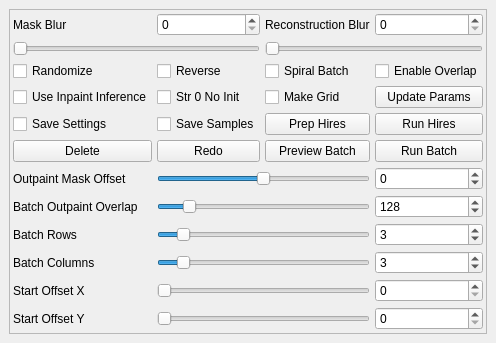
                <widget class="QDockWidget" name="dockWidget_5">
                 <widget class="QWidget" name="dockWidgetContents_6">
                  <layout class="QVBoxLayout" name="verticalLayout_9">
                   <item>
                    <widget class="QFrame" name="frame_4">
                     <property name="frameShape">
                      <enum>QFrame::StyledPanel</enum>
                     </property>
                     <property name="frameShadow">
                      <enum>QFrame::Raised</enum>
                     </property>
                     <layout class="QGridLayout" name="gridLayout_5">
                      <property name="leftMargin">
                       <number>3</number>
                      </property>
                      <property name="topMargin">
                       <number>3</number>
                      </property>
                      <property name="rightMargin">
                       <number>3</number>
                      </property>
                      <property name="bottomMargin">
                       <number>3</number>
                      </property>
                      <property name="spacing">
                       <number>5</number>
                      </property>
                      <item row="11" column="0">
                       <widget class="QLabel" name="label_7">
                        <property name="text">
                         <string>Batch Columns</string>
                        </property>
                       </widget>
                      </item>
                      <item row="11" column="3">
                       <widget class="QSpinBox" name="batch_columns">
                        <property name="maximum">
                         <number>32</number>
                        </property>
                        <property name="value">
                         <number>3</number>
                        </property>
                       </widget>
                      </item>
                      <item row="10" column="3">
                       <widget class="QSpinBox" name="batch_rows">
                        <property name="maximum">
                         <number>32</number>
                        </property>
                        <property name="value">
                         <number>3</number>
                        </property>
                       </widget>
                      </item>
                      <item row="9" column="0">
                       <widget class="QLabel" name="label_5">
                        <property name="text">
                         <string>Batch Outpaint Overlap</string>
                        </property>
                       </widget>
                      </item>
                      <item row="8" column="3">
                       <widget class="QSpinBox" name="mask_offset">
                        <property name="minimum">
                         <number>-128</number>
                        </property>
                        <property name="maximum">
                         <number>128</number>
                        </property>
                       </widget>
                      </item>
                      <item row="10" column="1" colspan="2">
                       <widget class="QSlider" name="batch_rows_slider">
                        <property name="maximum">
                         <number>32</number>
                        </property>
                        <property name="value">
                         <number>3</number>
                        </property>
                        <property name="orientation">
                         <enum>Qt::Horizontal</enum>
                        </property>
                       </widget>
                      </item>
                      <item row="11" column="1" colspan="2">
                       <widget class="QSlider" name="batch_columns_slider">
                        <property name="maximum">
                         <number>32</number>
                        </property>
                        <property name="value">
                         <number>3</number>
                        </property>
                        <property name="orientation">
                         <enum>Qt::Horizontal</enum>
                        </property>
                       </widget>
                      </item>
                      <item row="8" column="0">
                       <widget class="QLabel" name="label_4">
                        <property name="text">
                         <string>Outpaint Mask Offset</string>
                        </property>
                       </widget>
                      </item>
                      <item row="10" column="0">
                       <widget class="QLabel" name="label_6">
                        <property name="text">
                         <string>Batch Rows</string>
                        </property>
                       </widget>
                      </item>
                      <item row="7" column="0">
                       <widget class="QPushButton" name="delete_2">
                        <property name="text">
                         <string>Delete</string>
                        </property>
                       </widget>
                      </item>
                      <item row="7" column="1">
                       <widget class="QPushButton" name="redo">
                        <property name="text">
                         <string>Redo</string>
                        </property>
                       </widget>
                      </item>
                      <item row="6" column="3">
                       <widget class="QPushButton" name="run_hires">
                        <property name="text">
                         <string>Run Hires</string>
                        </property>
                       </widget>
                      </item>
                      <item row="5" column="2">
                       <widget class="QCheckBox" name="makegrid">
                        <property name="text">
                         <string>Make Grid</string>
                        </property>
                       </widget>
                      </item>
                      <item row="5" column="1">
                       <widget class="QCheckBox" name="strength_0_no_init">
                        <property name="text">
                         <string>Str 0 No Init</string>
                        </property>
                       </widget>
                      </item>
                      <item row="6" column="0">
                       <widget class="QCheckBox" name="save_settings">
                        <property name="text">
                         <string>Save Settings</string>
                        </property>
                       </widget>
                      </item>
                      <item row="5" column="0">
                       <widget class="QCheckBox" name="use_inpaint">
                        <property name="text">
                         <string>Use Inpaint Inference</string>
                        </property>
                       </widget>
                      </item>
                      <item row="5" column="3">
                       <widget class="QPushButton" name="update_params">
                        <property name="text">
                         <string>Update Params</string>
                        </property>
                       </widget>
                      </item>
                      <item row="7" column="2">
                       <widget class="QPushButton" name="preview_batch">
                        <property name="text">
                         <string>Preview Batch</string>
                        </property>
                       </widget>
                      </item>
                      <item row="6" column="2">
                       <widget class="QPushButton" name="prep_hires">
                        <property name="text">
                         <string>Prep Hires</string>
                        </property>
                       </widget>
                      </item>
                      <item row="6" column="1">
                       <widget class="QCheckBox" name="save_samples">
                        <property name="text">
                         <string>Save Samples</string>
                        </property>
                       </widget>
                      </item>
                      <item row="7" column="3">
                       <widget class="QPushButton" name="run_batch">
                        <property name="text">
                         <string>Run Batch</string>
                        </property>
                       </widget>
                      </item>
                      <item row="8" column="1" colspan="2">
                       <widget class="QSlider" name="mask_offset_slider">
                        <property name="minimum">
                         <number>-128</number>
                        </property>
                        <property name="maximum">
                         <number>128</number>
                        </property>
                        <property name="orientation">
                         <enum>Qt::Horizontal</enum>
                        </property>
                       </widget>
                      </item>
                      <item row="9" column="3">
                       <widget class="QSpinBox" name="rect_overlap">
                        <property name="maximum">
                         <number>1024</number>
                        </property>
                        <property name="value">
                         <number>128</number>
                        </property>
                       </widget>
                      </item>
                      <item row="9" column="1" colspan="2">
                       <widget class="QSlider" name="rect_overlap_slider">
                        <property name="maximum">
                         <number>1024</number>
                        </property>
                        <property name="value">
                         <number>128</number>
                        </property>
                        <property name="orientation">
                         <enum>Qt::Horizontal</enum>
                        </property>
                       </widget>
                      </item>
                      <item row="2" column="2" colspan="2">
                       <widget class="QSlider" name="reconstruction_blur_slider">
                        <property name="maximum">
                         <number>200</number>
                        </property>
                        <property name="orientation">
                         <enum>Qt::Horizontal</enum>
                        </property>
                       </widget>
                      </item>
                      <item row="12" column="0">
                       <widget class="QLabel" name="label_8">
                        <property name="text">
                         <string>Start Offset X</string>
                        </property>
                       </widget>
                      </item>
                      <item row="13" column="0">
                       <widget class="QLabel" name="label_9">
                        <property name="text">
                         <string>Start Offset Y</string>
                        </property>
                       </widget>
                      </item>
                      <item row="13" column="1" colspan="2">
                       <widget class="QSlider" name="start_offset_y_slider">
                        <property name="maximum">
                         <number>8192</number>
                        </property>
                        <property name="orientation">
                         <enum>Qt::Horizontal</enum>
                        </property>
                       </widget>
                      </item>
                      <item row="12" column="1" colspan="2">
                       <widget class="QSlider" name="start_offset_x_slider">
                        <property name="maximum">
                         <number>8192</number>
                        </property>
                        <property name="orientation">
                         <enum>Qt::Horizontal</enum>
                        </property>
                       </widget>
                      </item>
                      <item row="4" column="1">
                       <widget class="QCheckBox" name="reverse">
                        <property name="text">
                         <string>Reverse</string>
                        </property>
                       </widget>
                      </item>
                      <item row="12" column="3">
                       <widget class="QSpinBox" name="start_offset_x">
                        <property name="maximum">
                         <number>8192</number>
                        </property>
                       </widget>
                      </item>
                      <item row="4" column="0">
                       <widget class="QCheckBox" name="randomize">
                        <property name="text">
                         <string>Randomize</string>
                        </property>
                       </widget>
                      </item>
                      <item row="13" column="3">
                       <widget class="QSpinBox" name="start_offset_y">
                        <property name="maximum">
                         <number>8192</number>
                        </property>
                       </widget>
                      </item>
                      <item row="4" column="3">
                       <widget class="QCheckBox" name="enable_overlap">
                        <property name="text">
                         <string>Enable Overlap</string>
                        </property>
                       </widget>
                      </item>
                      <item row="4" column="2">
                       <widget class="QCheckBox" name="spiral">
                        <property name="text">
                         <string>Spiral Batch</string>
                        </property>
                       </widget>
                      </item>
                      <item row="2" column="0" colspan="2">
                       <widget class="QSlider" name="mask_blur_slider">
                        <property name="maximum">
                         <number>20</number>
                        </property>
                        <property name="orientation">
                         <enum>Qt::Horizontal</enum>
                        </property>
                       </widget>
                      </item>
                      <item row="1" column="1">
                       <widget class="QSpinBox" name="mask_blur">
                        <property name="maximum">
                         <number>20</number>
                        </property>
                       </widget>
                      </item>
                      <item row="1" column="0">
                       <widget class="QLabel" name="label_11">
                        <property name="text">
                         <string>Mask Blur</string>
                        </property>
                       </widget>
                      </item>
                      <item row="1" column="3">
                       <widget class="QSpinBox" name="reconstruction_blur">
                        <property name="maximum">
                         <number>200</number>
                        </property>
                       </widget>
                      </item>
                      <item row="1" column="2">
                       <widget class="QLabel" name="label_17">
                        <property name="text">
                         <string>Reconstruction Blur</string>
                        </property>
                       </widget>
                      </item>
                     </layout>
                    </widget>
                   </item>
                  </layout>
                 </widget>
                </widget>
